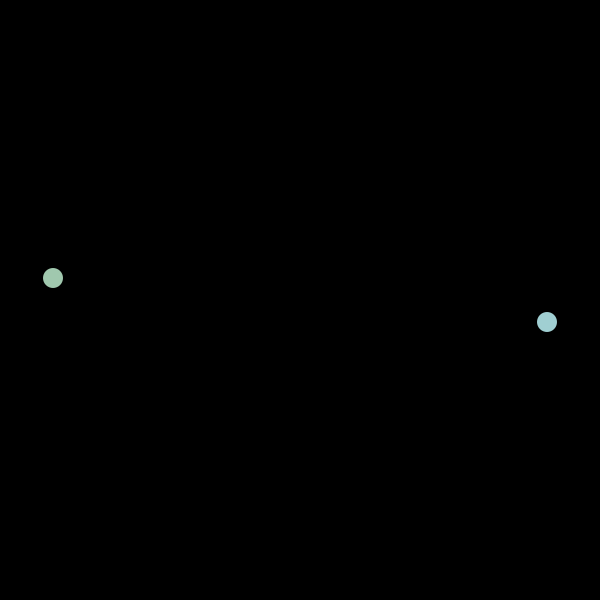
Frame 1 (no input)
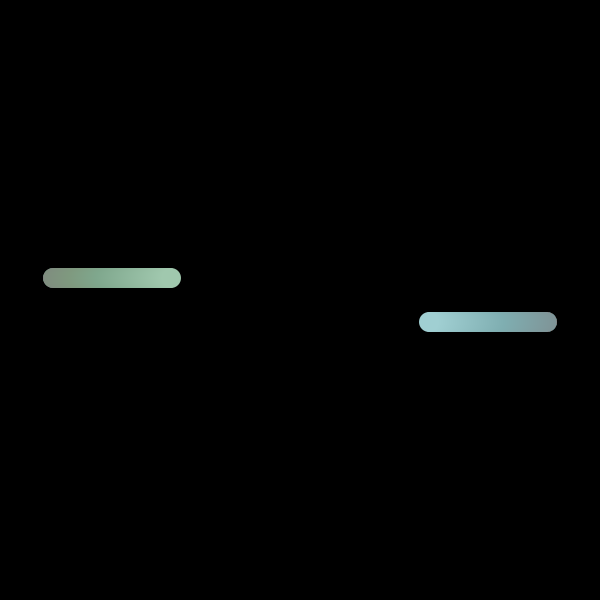
Frame 60 (the mouse pressed at the canvas centre just before this capture)
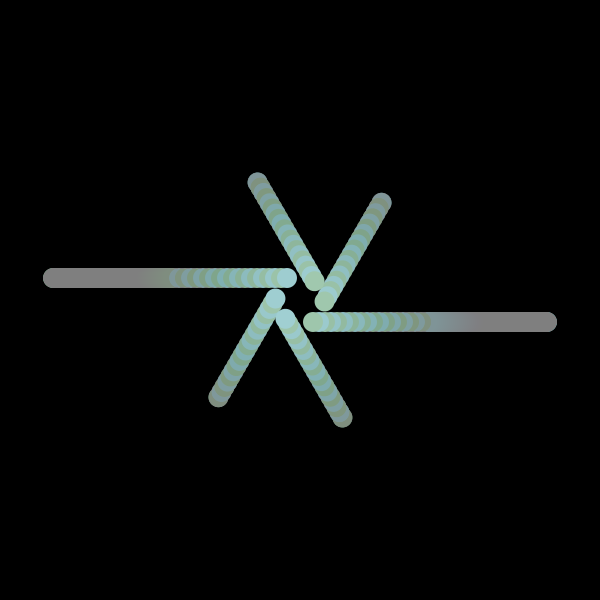
Frame 120 (the mouse held since frame 60 and released just before this capture)

The Processing sketch that drew these frames (run headless with seeded random() and noise(); from frame 60 on, the mouse is pressed at the canvas centre):

// Processing sketch: processing_9052
// ── processing_9052.pde

int direction = 2; 
int x = 249;
int xb = -249; 
float spin;
float h = 130; 
float s = 60; 
float b = 210;
float hb = 100; 
float sb = 50; 
float bb = 200;


void setup(){
size(600, 600);
background(0); 
frameRate(60);
smooth();
}

void draw(){

colorMode(HSB);  
  
  noStroke();
  fill(0, 1);
  rect(0,0, width, height); 
  
  
 
  pushMatrix();
  
  translate(width/2,height/2); 
  
  rotate(radians(spin));
  spin += mouseX/2 + mouseY/2;
 
 x -= direction; 
  
  if(x >= 250 || x <= -250){
    direction *= -1;
  }
  if(x >= 250 || x <= -250){
   h = h + 17;
  }
  if(x >= 250 || x <= -250){
   s = s + 10;
  }if(x >= 250 || x <= -250){
   b = b + 14;
  }
  if (h >= 255){
   h = 50;
 }
 if (s >= 255){
   s = 50;
 }
 if (b >= 255){
   b = 50;
 }
//-----------------

 xb += direction; 
  if(xb >= 250 || xb <= -250){
    direction *= -1;
  }
  if (hb >= 255){
   hb = 50;
 }
  if(x >= 250 || x <= -250){
   hb = hb + 12;
  }
  if (sb >= 255){
   sb = 50;
 }
  if(x >= 250 || x <= -250){
   sb = sb + 8;
  }
  if (bb >= 255){
   bb = 50;
 }
  if(x >= 250 || x <= -250){
   bb = bb + 14;
  }
//-----------------
  
  ellipseMode(CENTER);
  fill(h,s,b);
  ellipse(x,22, 20, 20); 
  
//----------------  
  
  fill(hb,sb,bb);
  ellipse(xb, -22, 20, 20);
  
  popMatrix();
  
}
